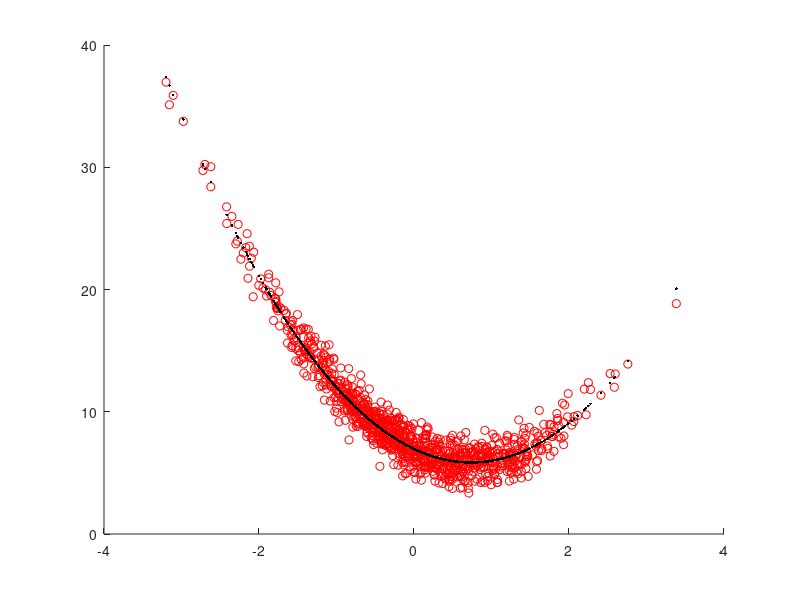

Here is the MATLAB script that generated this plot:
c = [2 -3 7];
x = randn(1,1000);
y  = c(1) * x.^2 + c(2)*x + c(3)+randn(size(x));

A = [(x.^2)' x',ones(size(x'))];
theta = A\y';

[c(:) theta(:)]

y_fit = A*theta;
scatter(x,y,'r')
hold on
plot(x,y_fit,'.k')